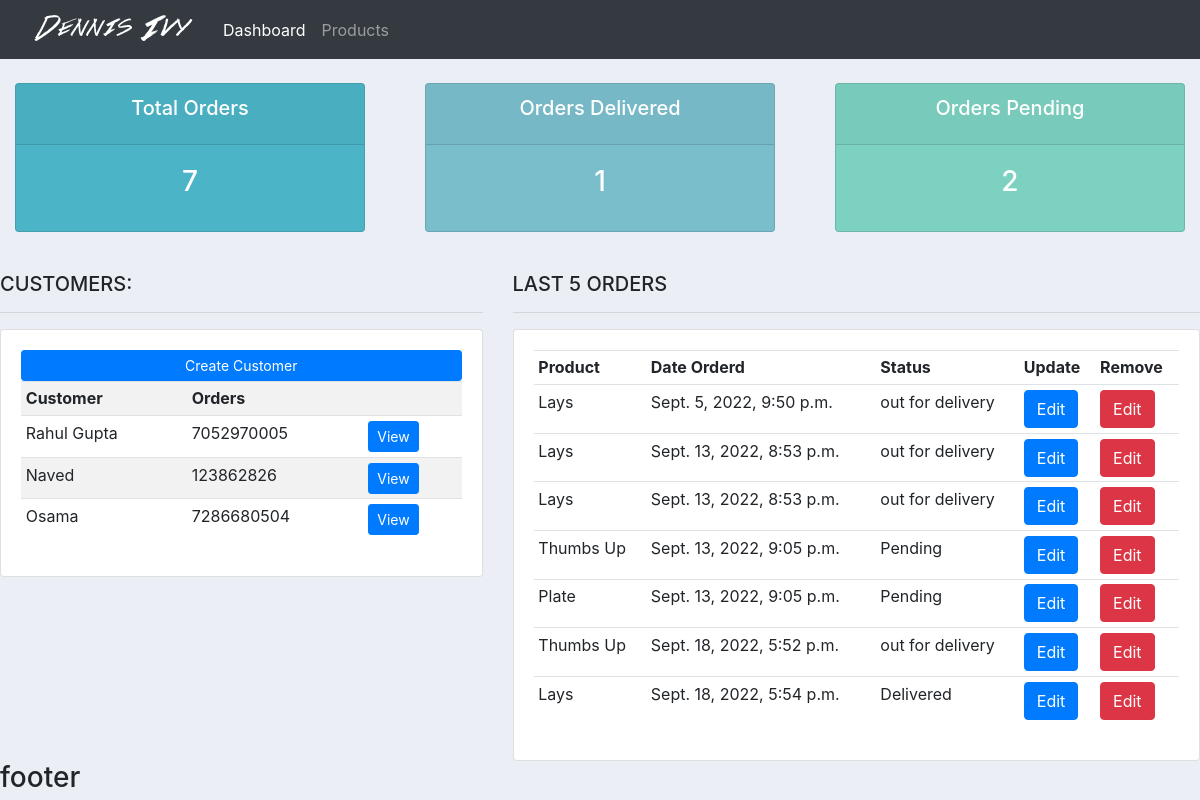
The page / on the database its author committed.
### dashboard/models.py (models this page shows, shortened)
class Customer(models.Model):
    name = models.CharField(max_length=200, null=True)
    phone = models.CharField(max_length=200, null=True)
    email = models.CharField(max_length=200, null=True)
    date_created = models.DateTimeField(auto_now_add=True, null=True)

class Order(models.Model):
    STATUS=(
        ('Pending', 'Pending'),
        ('out for delivery', 'out for delivery'),
        ('Delivered', 'Delivered'),
    )
    customer = models.ForeignKey(Customer, null=True, on_delete= models.SET_NULL)
    product = models.ForeignKey(Product, null=True, on_delete= models.SET_NULL)
    status= models.CharField(max_length=200, null=True,choices=STATUS)
    date_created= models.DateTimeField(auto_now_add=True, null=True)
    note= models.CharField(max_length=200, null=True)

class Product(models.Model):
    CATEGORY=(
        ('Indoor', 'Indoor'),
        ('Out Door','Outdoor'),
    )
    name= models.CharField(max_length=200, null=True)
    price= models.FloatField(null=True)
    category= models.CharField(max_length=200, null=True,choices=CATEGORY)
    description= models.CharField(max_length=200, null=True)
    date_created= models.DateTimeField(auto_now_add=True, null=True)
    tags= models.ManyToManyField(Tag)
    def __str__(self):
        return self.name

### dashboard/views.py (the view)
# urls.py: 2. Add a URL to urlpatterns:  path('', views.home, name='home')
def home(request):
     customer= Customer.objects.all()
     orders= Order.objects.all()
     totalorders= orders.count()
     odelivered= orders.filter(status='Delivered').count()
     opending= orders.filter(status='Pending').count()
     context= {'customers':customer, 'orders':orders,'totalorders':totalorders,'odelivered':odelivered,'opending':opending}
     return render(request, 'dashboard/home.html',context)

### templates/dashboard/home.html
{%  extends 'dashboard/base.html' %}
{% block content %}
{%  include 'dashboard/status.html' %}
<br>
<div class="row">
	<div class="col-md-5">
		<h5>CUSTOMERS:</h5>
		<hr>
		<div class="card card-body">
			<a class="btn btn-primary  btn-sm btn-block" href="">Create Customer</a>
			<table class="table table-sm table-striped">
				<tr>
					<th>Customer</th>
					<th>Orders</th>
					<th></th>
				</tr>
			{% for customer in customers %}
						<tr class=" py-5 ">
							<td>{{customer.name}}</td>
							<td>{{customer.phone}}</td>
							<td ><a href="{% url 'customer' customer.id %}" class="text-white
								btn btn-primary btn-sm ">View</a></td>
						</tr>
						{% endfor %}
			</table>
		</div>
	</div>
	<div class="col-md-7">
		<h5>LAST 5 ORDERS</h5>
		<hr>
		<div class="card card-body">
			<table class="table table-sm">
				<tr>
					<th>Product</th>
					<th>Date Orderd</th>
					<th>Status</th>
					<th>Update</th>
					<th>Remove</th>
				</tr>
				{% for order in orders %}
				<tr>
					<td>{{order.product}}</td>
					<td>{{order.date_created}}</td>
					<td>{{order.status}}</td>
					<td > <a href="{% url 'update_order'  order.id %}" class="text-white  btn btn-primary">Edit</a> </td>
				    <td > <a href="{% url 'delete_order'  order.id %}" class="text-white  btn btn-danger">Edit</a></td>
				</tr>
				{% endfor %}
			</table>
		</div>
	</div>
</div>
{% endblock %}

### templates/dashboard/base.html (shortened to what this page needs)
{% load static %}
<!DOCTYPE html>
<html lang="en">
<head>
    <link rel="stylesheet" href="https://cdn.jsdelivr.net/npm/bootstrap@4.0.0/dist/css/bootstrap.min.css">
    <link rel="stylesheet" href="{% static '/css/base.css' %}">
</head>
<body>
    {% include 'dashboard/navbar.html' %}
    {% block content %}
    {% endblock %}
    <h3>footer</h3>
</body>
</html>

### templates/dashboard/navbar.html (shortened to what this page needs)
{% load static %}
<nav class="navbar navbar-expand-lg navbar-dark bg-dark">
   <img src="{% static '/images/logo.png' %}" alt="">
    <div class="collapse navbar-collapse" id="navbarNavAltMarkup">
      <div class="navbar-nav" >
        <a class="nav-item nav-link active" href="{% url 'home' %}">Dashboard </a>
        <a class="nav-item nav-link" href="{% url 'product' %}">Products</a>
      </div>
    </div>
  </nav>

### templates/dashboard/status.html
<br>
<div class="row">
	<div class="col">
		<div class="col-md">
			<div class="card text-center text-white  mb-3" id="total-orders">
			  	<div class="card-header">
			  		<h5 class="card-title">Total Orders</h5>
			  	</div>
			  	<div class="card-body">
			    	<h3 class="card-title">{{totalorders}}</h3>
			  	</div>
			</div>
		</div>
	</div>
	<div class="col">
		<div class="col-md">
			<div class="card text-center text-white  mb-3" id="orders-delivered">
			  	<div class="card-header">
			  		<h5 class="card-title">Orders Delivered</h5>
			  	</div>
			  	<div class="card-body">
			    	<h3 class="card-title">{{odelivered}}</h3>
			  	</div>
			</div>
		</div>
	</div>
	<div class="col">
		<div class="col-md">
			<div class="card text-center text-white  mb-3" id="orders-pending">
			  	<div class="card-header">
			  		<h5 class="card-title">Orders Pending</h5>
			  	</div>
			  	<div class="card-body">
			    	<h3 class="card-title">{{opending}}</h3>
			  	</div>
			</div>
		</div>
	</div>
</div>

### QeApp/static/css/base.css (style rules this page uses)
body { background-color: #ebeff5; }
#total-orders { background-color: #4cb4c7; }
#orders-delivered { background-color: #7abecc; }
#orders-pending { background-color: #7CD1C0; }

### rows shown on the page
Customer: name "Rahul Gupta", phone "7052970005"
Customer: name "Naved", phone "123862826"
Customer: name "Osama", phone "7286680504"
Order: product "Lays", date_created "Sept. 5, 2022, 9:50 p.m.", status "out for delivery"
Order: product "Lays", date_created "Sept. 13, 2022, 8:53 p.m.", status "out for delivery"
Order: product "Lays", date_created "Sept. 13, 2022, 8:53 p.m.", status "out for delivery"
Order: product "Thumbs Up", date_created "Sept. 13, 2022, 9:05 p.m.", status "Pending"
Order: product "Plate", date_created "Sept. 13, 2022, 9:05 p.m.", status "Pending"
Order: product "Thumbs Up", date_created "Sept. 18, 2022, 5:52 p.m.", status "out for delivery"
Order: product "Lays", date_created "Sept. 18, 2022, 5:54 p.m.", status "Delivered"

### other values the page prints
{{ totalorders }} "7"
{{ odelivered }} "1"
{{ opending }} "2"
